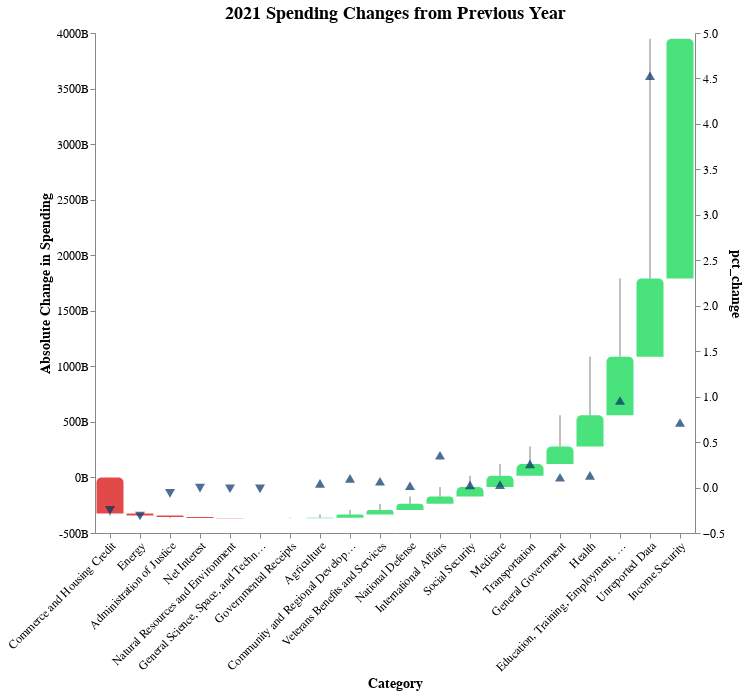

The notebook cell this image was saved under:
### Code cell
spending_2021 = pd.DataFrame(budget_by_year.diff().loc['2021']).sort_values(by='2021').reset_index().reset_index().rename(columns={'index': 'order'})
spending_2021['base'] = spending_2021['2021'].cumsum().shift(1).fillna(0)
spending_2021['end'] = spending_2021['base'] + spending_2021['2021']
spending_2021['change_type'] = np.where(spending_2021['2021'] >= 0, 'Increase', 'Decrease')
pct_change_df = pd.DataFrame(budget_by_year.pct_change().loc['2021']).rename(columns={'2021': 'pct_change'}).reset_index()
spending_2021 = spending_2021.merge(pct_change_df, how='inner',on='name')

waterfall = alt.Chart(spending_2021).mark_bar(
    cornerRadiusTopLeft=5,
    cornerRadiusTopRight=5
).encode(
    x=alt.X('name:N', title='Category', 
           axis=alt.Axis(labelAngle=-45),
           sort=alt.EncodingSortField(field='order', order='ascending')),
    y=alt.Y('end:Q', title='Absolute Change in Spending',
           axis=alt.Axis(format='.1f', labelExpr="datum.value / 1E9 + 'B'")),
    y2='base:Q',
    color=alt.Color('change_type:N',
                  scale=alt.Scale(domain=['Increase', 'Decrease'],
                                 range=['#4ae27d', '#e24a4a']),
                  legend=None),
    tooltip=[
        alt.Tooltip('name:N', title='Category'),
        alt.Tooltip('2021:Q', title='Change', format='$.1f'),
        alt.Tooltip('end:Q', title='Total', format='$.1f')
    ]
).transform_window(
    sort=[{'field': 'order', 'order': 'ascending'}],
    next_name='lead(name)',
    next_end='lead(end)'
).properties(
    width=600,
    height=500,
    title='2021 Spending Changes from Previous Year'
)

# Add connector lines (FIXED VERSION)
connectors = alt.Chart(spending_2021).mark_rule(
    color='gray', 
    size=1
).encode(
    x=alt.X('name:N',sort=alt.EncodingSortField(field='order', order='ascending')),
    x2='name:N',
    y='end:Q',
    y2=alt.Y2('end_lead:Q')  # Use the precomputed lead value
).transform_window(
    end_lead='lead(end)',
    sort=[{'field': 'order', 'order': 'ascending'}]
)

points = alt.Chart(spending_2021).mark_point(
    filled=True,
    size=100,
    color='#003262'
).encode(
    x=alt.X('name:N', sort=alt.EncodingSortField(field='order', order='ascending')),
    y='pct_change:Q',
    shape=alt.Shape('change_type:N',
                  scale=alt.Scale(domain=['Increase', 'Decrease'],
                                 range=['triangle-up', 'triangle-down']),
                  legend=None),
    tooltip=[alt.Tooltip('pct_change:Q', format='.1%')]
)

# Combine all elements
final_chart = alt.layer(
    waterfall + connectors, 
    points
).resolve_scale(
    x='shared',
    y='independent'
).configure_axis(
    labelFontSize=12,
    titleFontSize=14,
    grid=False
).configure_title(
    fontSize=18,
    fontWeight='bold'
).configure_view(
    strokeWidth=0
)

final_chart

### Figure 1 — Vega-Lite specification as saved in the notebook (floating-point values rounded to 4 significant figures)
{"config": {"view": {"continuousWidth": 300, "continuousHeight": 300, "strokeWidth": 0}, "axis": {"grid": false, "labelFontSize": 12, "titleFontSize": 14}, "title": {"fontSize": 18, "fontWeight": "bold"}}, "layer": [{"layer": [{"mark": {"type": "bar", "cornerRadiusTopLeft": 5, "cornerRadiusTopRight": 5}, "encoding": {"color": {"field": "change_type", "legend": null, "scale": {"domain": ["Increase", "Decrease"], "range": ["#4ae27d", "#e24a4a"]}, "type": "nominal"}, "tooltip": [{"field": "name", "title": "Category", "type": "nominal"}, {"field": "2021", "format": "$.1f", "title": "Change", "type": "quantitative"}, {"field": "end", "format": "$.1f", "title": "Total", "type": "quantitative"}], "x": {"axis": {"labelAngle": -45}, "field": "name", "sort": {"field": "order", "order": "ascending"}, "title": "Category", "type": "nominal"}, "y": {"axis": {"format": ".1f", "labelExpr": "datum.value / 1E9 + 'B'"}, "field": "end", "title": "Absolute Change in Spending", "type": "quantitative"}, "y2": {"field": "base"}}, "title": "2021 Spending Changes from Previous Year", "transform": [{"window": [{"op": "lead", "field": "name", "as": "next_name"}, {"op": "lead", "field": "end", "as": "next_end"}], "sort": [{"field": "order", "order": "ascending"}]}]}, {"mark": {"type": "rule", "color": "gray", "size": 1}, "encoding": {"x": {"field": "name", "sort": {"field": "order", "order": "ascending"}, "type": "nominal"}, "x2": {"field": "name"}, "y": {"field": "end", "type": "quantitative"}, "y2": {"field": "end_lead"}}, "transform": [{"window": [{"op": "lead", "field": "end", "as": "end_lead"}], "sort": [{"field": "order", "order": "ascending"}]}]}]}, {"mark": {"type": "point", "color": "#003262", "filled": true, "size": 100}, "encoding": {"shape": {"field": "change_type", "legend": null, "scale": {"domain": ["Increase", "Decrease"], "range": ["triangle-up", "triangle-down"]}, "type": "nominal"}, "tooltip": [{"field": "pct_change", "format": ".1%", "type": "quantitative"}], "x": {"field": "name", "sort": {"field": "order", "order": "ascending"}, "type": "nominal"}, "y": {"field": "pct_change", "type": "quantitative"}}}], "data": {"name": "data-e95ad2f6b01949670a9173948590634a"}, "height": 500, "resolve": {"scale": {"x": "shared", "y": "independent"}}, "width": 600, "$schema": "https://vega.github.io/schema/vega-lite/v5.20.1.json", "datasets": {"data-e95ad2f6b01949670a9173948590634a": [{"order": 0, "name": "Commerce and Housing Credit", "2021": -324300000000.0, "base": 0.0, "end": -324300000000.0, "change_type": "Decrease", "pct_change": -0.2503}, {"order": 1, "name": "Energy", "2021": -17920000000.0, "base": -324300000000.0, "end": -342200000000.0, "change_type": "Decrease", "pct_change": -0.3132}, {"order": 2, "name": "Administration of Justice", "2021": -13380000000.0, "base": -342200000000.0, "end": -355600000000.0, "change_type": "Decrease", "pct_change": -0.06454}, {"order": 3, "name": "Net Interest", "2021": -8432000000.0, "base": -355600000000.0, "end": -364000000000.0, "change_type": "Decrease", "pct_change": -0.005993}, {"order": 4, "name": "Natural Resources and Environment", "2021": -2164000000.0, "base": -364000000000.0, "end": -366200000000.0, "change_type": "Decrease", "pct_change": -0.01297}, {"order": 5, "name": "General Science, Space, and Technology", "2021": -1325000000.0, "base": -366200000000.0, "end": -367500000000.0, "change_type": "Decrease", "pct_change": -0.01436}, {"order": 6, "name": "Governmental Receipts", "2021": 0.0, "base": -367500000000.0, "end": -367500000000.0, "change_type": "Increase", "pct_change": null}, {"order": 7, "name": "Agriculture", "2021": 4562000000.0, "base": -367500000000.0, "end": -363000000000.0, "change_type": "Increase", "pct_change": 0.04562}, {"order": 8, "name": "Community and Regional Development", "2021": 29580000000.0, "base": -363000000000.0, "end": -333400000000.0, "change_type": "Increase", "pct_change": 0.1006}, {"order": 9, "name": "Veterans Benefits and Services", "2021": 40640000000.0, "base": -333400000000.0, "end": -292700000000.0, "change_type": "Increase", "pct_change": 0.06928}, {"order": 10, "name": "National Defense", "2021": 54890000000.0, "base": -292700000000.0, "end": -237800000000.0, "change_type": "Increase", "pct_change": 0.01986}, {"order": 11, "name": "International Affairs", "2021": 65560000000.0, "base": -237800000000.0, "end": -172300000000.0, "change_type": "Increase", "pct_change": 0.3555}, {"order": 12, "name": "Social Security", "2021": 86220000000.0, "base": -172300000000.0, "end": -86060000000.0, "change_type": "Increase", "pct_change": 0.03008}, {"order": 13, "name": "Medicare", "2021": 101200000000.0, "base": -86060000000.0, "end": 15190000000.0, "change_type": "Increase", "pct_change": 0.03211}, {"order": 14, "name": "Transportation", "2021": 105500000000.0, "base": 15190000000.0, "end": 120700000000.0, "change_type": "Increase", "pct_change": 0.26}, {"order": 15, "name": "General Government", "2021": 158100000000.0, "base": 120700000000.0, "end": 278800000000.0, "change_type": "Increase", "pct_change": 0.1129}, {"order": 16, "name": "Health", "2021": 281100000000.0, "base": 278800000000.0, "end": 559800000000.0, "change_type": "Increase", "pct_change": 0.1343}, {"order": 17, "name": "Education, Training, Employment, and Social Services", "2021": 527500000000.0, "base": 559800000000.0, "end": 1087000000000.0, "change_type": "Increase", "pct_change": 0.9574}, {"order": 18, "name": "Unreported Data", "2021": 703700000000.0, "base": 1087000000000.0, "end": 1791000000000.0, "change_type": "Increase", "pct_change": 4.53}, {"order": 19, "name": "Income Security", "2021": 2157000000000.0, "base": 1791000000000.0, "end": 3948000000000.0, "change_type": "Increase", "pct_change": 0.7154}]}}
